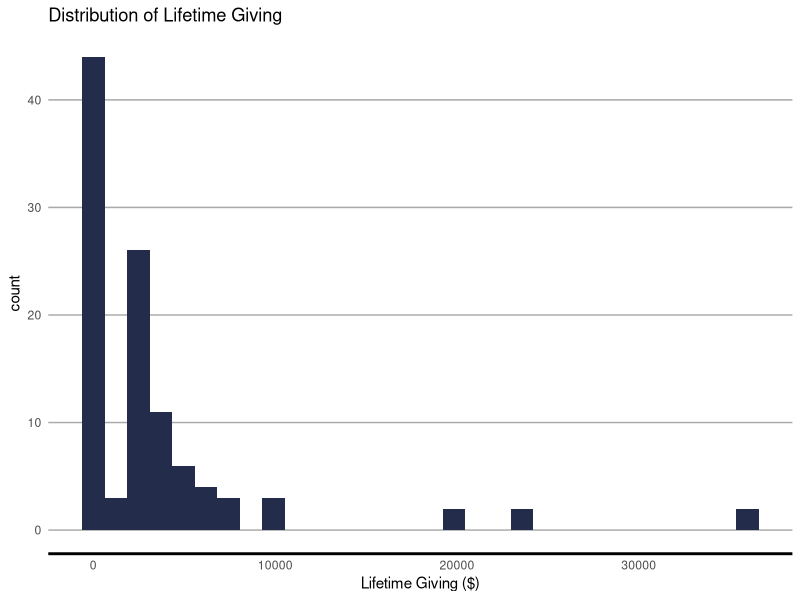
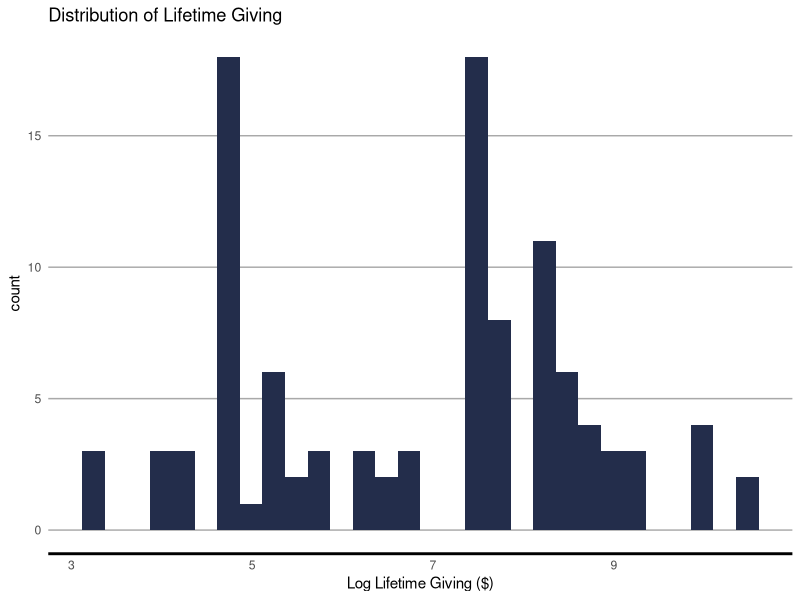

The R source for these figures, in order:
## ---- chunk 1
library(dplyr)
library(tidyr)
library(readr)
library(forcats)
library(ggplot2)

library(here)

# Show the code chunks this time, as it'll help for reference later.
knitr::opts_chunk$set(echo = TRUE,
                      # Suppress messages and warnings in rendered document.
                      message = F,
                      warning = F)
## ---- chunk 2
basicReport <- read_csv(here("Data/basicReport.csv"))
## ---- chunk 3
basicReport <- basicReport %>% 
  mutate(age = if_else(age == 0, NA_real_,age),
         age_bin = if_else(is.na(age),"Unknown",age_bin))
## ---- chunk 4
basicReport <- basicReport %>% 
  mutate_at(vars(gender, address_type),as.factor) %>% 
  mutate(age_bin = factor(age_bin, ordered = T))
## ---- chunk 5

# Create a functon that keeps lumps alums together, except for Non-Degreed Alumni. 
convertDonor <- function(x) {
 range <- !grepl("Alumni",x) | grepl("Non-Degreed",x)
 
 # Lump all degreed Alums together
 x[!range] <- "Alumni"
 
 # all other types are comma separated. This regular expression reverses these
 # strings (so that the last part is before the first), and removes the comma.
 x[range] <- gsub("(.+), (.+)","\\2 \\1",x[range])
 
 x
}

basicReport <- basicReport %>% 
  mutate(donor_code = fct_relabel(donor_code,convertDonor))
## ---- chunk 6
trainingPer <- .8
## ---- chunk 7
set.seed(2020)

trainingInd <- sample(nrow(basicReport), nrow(basicReport)*trainingPer)

training <- basicReport[trainingInd,]

testing <- basicReport[-trainingInd,]
## ---- chunk 8
# Rather than copy and past all of the Theme elements for a ggplot2 element,
# save them as a pseudo-function.

customTheme <- theme_minimal() +
  theme(legend.position = "bottom",
        axis.line.x = element_line(size = 1),
        axis.line.y = element_blank(),
        axis.ticks = element_blank(),
        panel.grid.minor = element_blank(),
        panel.grid.major.x = element_blank(),
        panel.grid.major.y = element_line(size = 0.5,
                                          colour = "darkgrey"),
        plot.background = element_rect(fill = "transparent",
                                      color = "transparent"))
## ---- chunk 9
training %>% 
  ggplot(aes(x=lifetime_giving)) +
  geom_histogram(fill="#232D4B") +
  customTheme +
  labs(x = "Lifetime Giving ($)",
       title = "Distribution of Lifetime Giving")
## ---- chunk 10
training %>% 
  ggplot(aes(x=log(lifetime_giving + 1))) +
  geom_histogram(fill="#232D4B") +
  customTheme +
  labs(x = "Log Lifetime Giving ($)",
       title = "Distribution of Lifetime Giving")
## ---- chunk 11
training <- training %>% 
  mutate(lifetime_giving = log(lifetime_giving + 1))
## ---- chunk 12
# Results = 'asis' renders the output as if it were text in the markdown doc. In
# this case, the script renders as a bulletted list.

# Get a list of attached packages
packages <- sessioninfo::package_info()

# Combine Package name and version number
p <- sprintf("%s (%s)",
             packages$package[packages$attached == T],
             packages$loadedversion[packages$attached == T])

# Iterate over the packages, adding a hypen and space at the start of the string
# (to create a bulletted list) and a new line character at the end of the string
# to list each package as a new bullet point.
for (x in p) {
  cat("- ", x, "\n")
}
